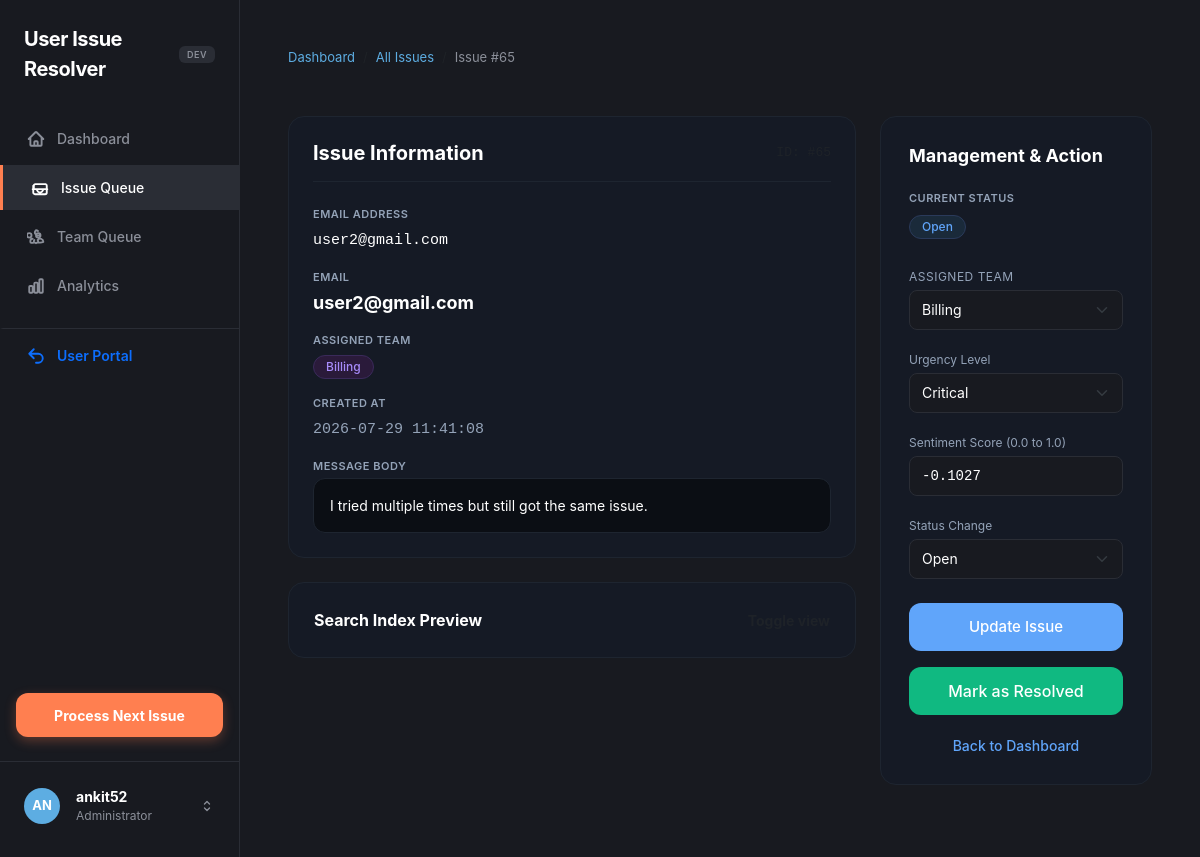
The app's page /developer/issue/65/ (signed in), older data.
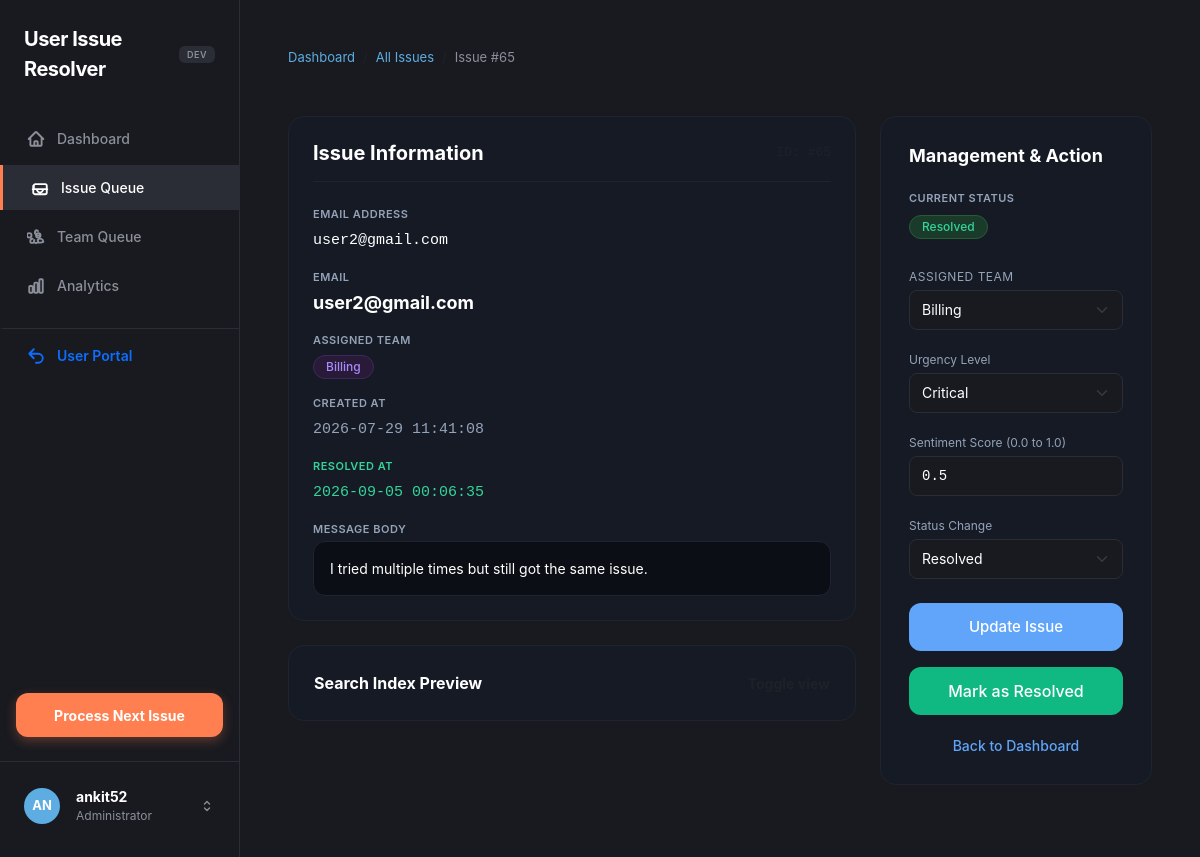
The same page, newer data.
### issues/models.py (models this page shows, shortened)
class Issue(models.Model):
    STATUS_CHOICES = [
        ('Open', 'Open'),
        ('Resolved', 'Resolved'),
        ('Escalated', 'Escalated'),
    ]
    customer_email = models.EmailField()
    subject = models.CharField(max_length=255, default='No Subject')
    body = models.TextField()
    raw_text = models.TextField(blank=True, default='')
    urgency_score = models.IntegerField(default=0, blank=True, null=True)
    urgency_level = models.CharField(
        max_length=20,
        choices=[
            ('Critical', 'Critical'),
            ('High', 'High'),
            ('Medium', 'Medium'),
            ('Low', 'Low'),
        ],
        default='Low',
        blank=True
    )
    sentiment_score = models.FloatField(default=0.0)
    status = models.CharField(max_length=20, choices=STATUS_CHOICES, default='Open')
    TEAM_CHOICES = [
        ('Technical Support', 'Technical Support'),
        ('Billing', 'Billing'),
        ('Security', 'Security'),
        ('General Inquiry', 'General Inquiry'),
    ]
    assigned_team = models.CharField(max_length=50, choices=TEAM_CHOICES, default='General Inquiry', blank=True)
    created_at = models.DateTimeField(auto_now_add=True)
    resolved_at = models.DateTimeField(null=True, blank=True)

### issues/views.py (the view, shortened to what this page needs)
# urls.py: path('developer/issue/<int:id>/', views.issue_detail_view, name='issue_detail'),
@login_required
@never_cache
def issue_detail_view(request, id):
    issue = get_object_or_404(Issue, id=id)
    current_urgency_level = "Medium"
    if issue.urgency_score <= 0.25:
        current_urgency_level = "Low"
    elif issue.urgency_score <= 0.5:
        current_urgency_level = "Medium"
    elif issue.urgency_score <= 0.75:
        current_urgency_level = "High"
    else:
        current_urgency_level = "Critical"
    context = {
        'issue': issue,
        'current_urgency_level': current_urgency_level,
    }
    return render(request, 'issue_detail.html', context)

### templates/issue_detail.html (shortened to what the changed rows need)
{% extends 'base_developer.html' %}
{% block content %}
<nav aria-label="breadcrumb" class="mb-4">
  <ol class="breadcrumb mb-0" style="font-size: 13px;">
    <li class="breadcrumb-item"><a href="{% url 'developer_dashboard' %}" class="text-decoration-none" style="color: #5DADE2;">Dashboard</a></li>
    <li class="breadcrumb-item"><a href="{% url 'all_issues' %}" class="text-decoration-none" style="color: #5DADE2;">All Issues</a></li>
    <li class="breadcrumb-item active text-white" aria-current="page" style="color: #8B8F99 !important;">Issue #{{ issue.id }}</li>
  </ol>
</nav>
<div class="row g-4 my-2">
  <div class="col-md-8">
    <div class="card apple-card border-0" style="background-color: #151A25; border: 1px solid #1E2530 !important;">
      <div class="space-y-4 d-flex flex-column gap-3">
        <div>
          <span class="section-label">Email Address</span>
          <span class="section-value data-mono">{{ issue.customer_email }}</span>
        </div>
        <div>
          <span class="section-label">Email</span>
          <span class="section-value fw-bold" style="font-size: 18px; color: #FFFFFF;">{{ issue.customer_email }}</span>
        </div>
        <div>
          <span class="section-label">Created At</span>
          <span class="section-value data-mono" style="color: #94A3B8;">{{ issue.created_at|date:"Y-m-d H:i:s" }}</span>
        </div>
        {% if issue.resolved_at %}
        <div>
          <span class="section-label" style="color: #34D399;">Resolved At</span>
          <span class="section-value data-mono" style="color: #34D399;">{{ issue.resolved_at|date:"Y-m-d H:i:s" }}</span>
        </div>
        {% endif %}
        <div>
          <span class="section-label">Message Body</span>
          <div class="p-3 border-0 leading-relaxed" style="background-color: #0B0E14; border: 1px solid #1E2530 !important; border-radius: 12px; font-size: 14px; color: #FFFFFF !important;">
            {{ issue.body }}
          </div>
        </div>
      </div>
    </div>
  </div>
  <div class="col-md-4">
    <div class="card apple-card border-0" style="padding: 28px; background-color: #151A25; border: 1px solid #1E2530 !important;">
      <div class="mb-4">
        <span class="section-label">Current Status</span>
        {% if issue.status == 'Open' %}
          <span class="badge-apple badge-status-open mt-1">Open</span>
        {% elif issue.status == 'Resolved' %}
          <span class="badge-apple badge-status-resolved mt-1">Resolved</span>
        {% elif issue.status == 'Escalated' %}
          <span class="badge-apple badge-status-escalated mt-1">Escalated</span>
        {% endif %}
      </div>
      <form method="POST" action="{% url 'issue_detail' issue.id %}">
        <div class="mb-3">
          <div class="position-relative">
            <select name="assigned_team" id="id-assigned-team" class="form-select" style="background-color: #0B0E14; border: 1px solid #1E2530; color: white;">
              <option value="Billing" {% if issue.assigned_team == 'Billing' %}selected{% endif %}>Billing</option>
            </select>
          </div>
        </div>
        <div class="mb-3">
          <label for="id-sentiment-score" class="form-label mb-1" style="font-size: 12px; color: #94A3B8;">Sentiment Score (0.0 to 1.0)</label>
          <input
            type="number"
            name="sentiment_score"
            id="id-sentiment-score"
            class="form-control data-mono"
            step="0.01"
            min="0.0"
            max="1.0"
            value="{{ issue.sentiment_score|default:'0.50' }}"
            required
            style="background-color: #0B0E14; border: 1px solid #1E2530; color: white;"
          >
        </div>
        <div class="mb-4">
          <label for="id-status-change" class="form-label mb-1" style="font-size: 12px; color: #94A3B8;">Status Change</label>
          <select name="status" id="id-status-change" class="form-select" style="background-color: #0B0E14; border: 1px solid #1E2530; color: white;">
            <option value="Open" {% if issue.status == "Open" %}selected{% endif %}>Open</option>
            <option value="Resolved" {% if issue.status == "Resolved" %}selected{% endif %}>Resolved</option>
          </select>
        </div>
      </form>
    </div>
  </div>
</div>
{% endblock %}

Row changes from the older to the newer data that the page shows:
changed Issue "user2@gmail.com": resolved_at (not shown) → "2026-09-05 00:06:35"; sentiment_score "-0.1027" → "0.5"; status "Open" → "Resolved"
Text that changed along with them:
text no longer shown: "Open"
text now shown: "RESOLVED AT Resolved"
